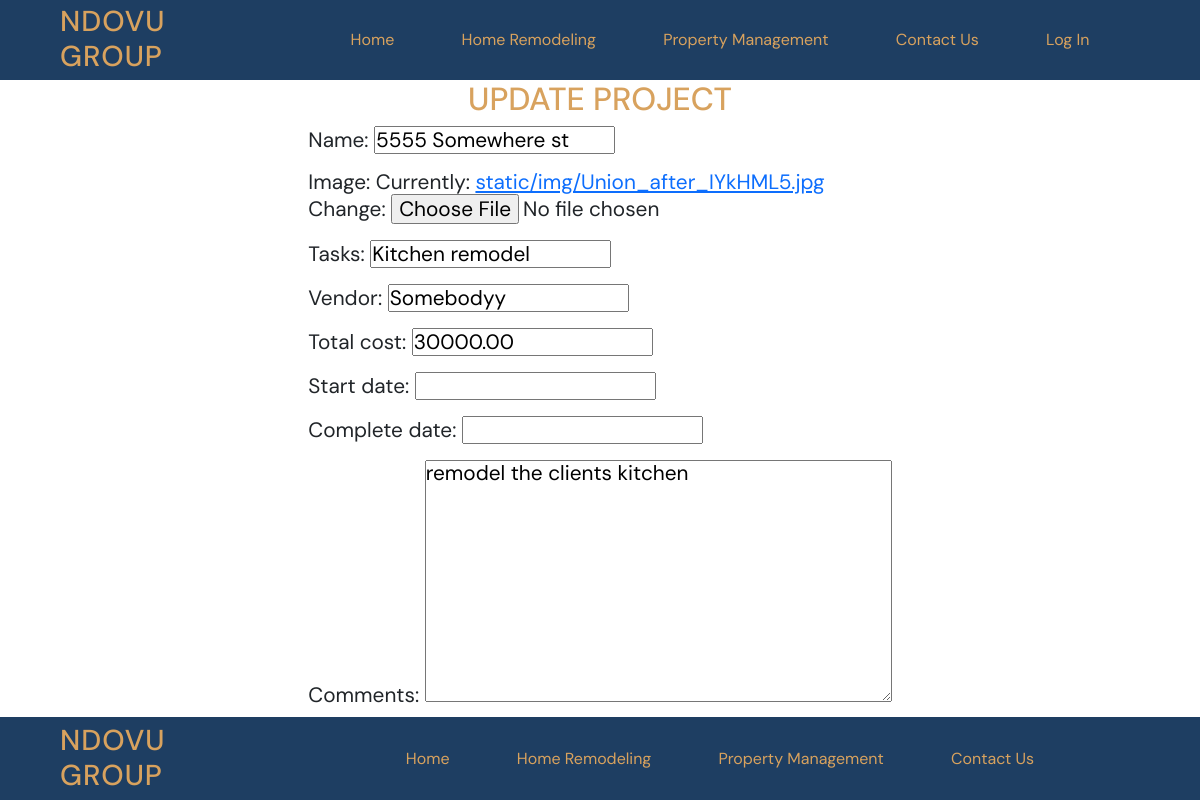
The app's page /projects/2/update/ with its own data.
### projects/models.py (models this page shows, shortened)
class Project(models.Model):
    name = models.CharField(max_length=128)
    image = models.ImageField(upload_to="static/img")
    tasks = models.CharField(max_length=200)
    vendor = models.CharField(max_length=50)
    total_cost = MoneyField(max_digits=14, decimal_places=2, default_currency='USD')
    comments = models.TextField()
    start_date = models.DateField(null=True, blank=True)
    complete_date = models.DateField(null=True, blank=True)

### projects/views.py (the view)
# urls.py: path("<int:pk>/update/", views.ProjectUpdateView.as_view(), name="update"),
class ProjectUpdateView(UpdateView): #update current records
        template_name = "projects/update_project.html"
        model = Project
        fields = ["name", "image", "tasks", "vendor", "total_cost", "start_date", "complete_date", "comments" ]

### templates/projects/update_project.html (shortened to what this page needs)
{% extends 'base.html' %}
{% block content%}
<h1>Update Project</h1>
<section class="center-row">
<form method="POST" enctype="multipart/form-data">
    {{ form.as_p }}
    </form>
    </section>
{% endblock content%}

### static/css/base.css (style rules this page uses)
:root { --secondary-color-600: #d8a25e; --background-color: #fdfdfd; --surface-color: #1e3e62; --neutral-color:#2e2f30; --DM-font: "DM Sans", sans-serif; }
* { font-family: var(--DM-font); margin: 0; padding: 0; text-decoration: none; }
html { font-size: 16px; background-color: var(--background-color); }
h1 { color: var(--secondary-color-600); font-size: 2rem; text-transform: uppercase; text-align: center; }
p { line-height: 1.5rem; font-size: 1.3rem; }
.center-row { display: flex; justify-content: center; align-items: center; }

### records on screen
Project: name "5555 Somewhere st", tasks "Kitchen remodel", vendor "Somebodyy", total_cost "30000.00", comments "remodel the clients kitchen"
